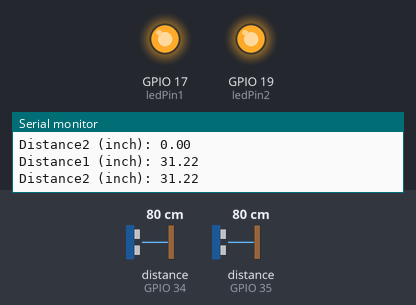
A sketch run on a simulated ESP32. On the bench: output pins drawn as LEDs (lit = HIGH), the last lines printed to the serial monitor. Wiring (inferred from the names in the program): ultrasonic range finder: trigger GPIO 27; echo GPIO 34. The test bench sets the inputs (shaded band); at power-on: distance to the obstacle (sensors on GPIO 34, GPIO 35) 80 cm. The echo pulse lasts 58.3 µs per cm; pins used as bus, display or sensor lines are not drawn.

Above: at 5.9 s.
6.0 s: distance to the obstacle (sensor on GPIO 34) set to 92 cm
At 11.1 s:
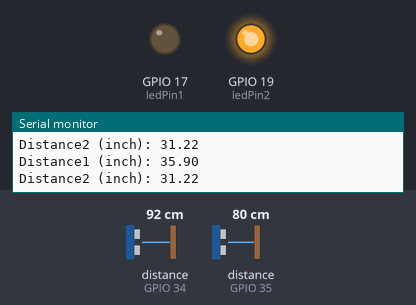
12.1 s: distance to the obstacle (sensor on GPIO 35) set to 91 cm
At 16.6 s:
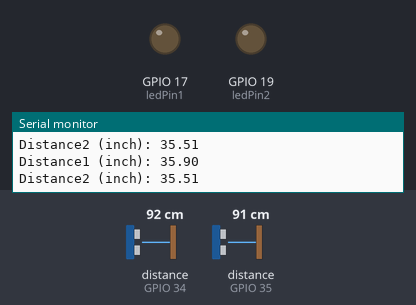
18.2 s: distance to the obstacle (sensor on GPIO 34) set to 2 cm
At 19.1 s:
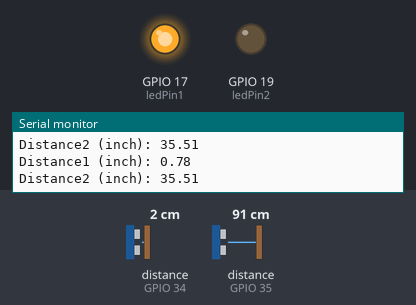
24.3 s: distance to the obstacle (sensor on GPIO 34) set to 120 cm
At 28.8 s:
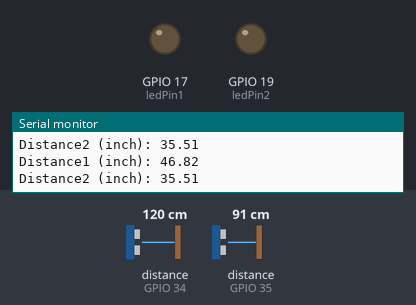
30.4 s: distance to the obstacle (sensor on GPIO 34) set to 4 cm
At 31.8 s:
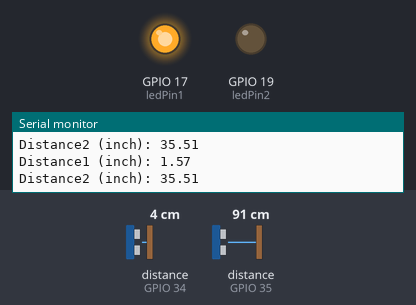
Timing chart, 0 to 33.4 s (numbered marks = the images above; inputs shaded):
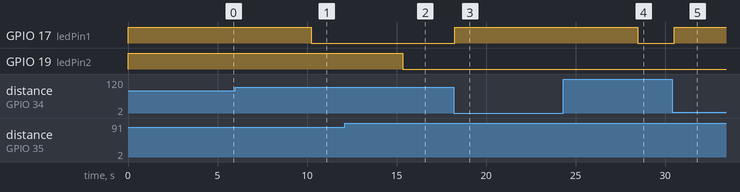

The sketch:

ultrasonic2.ino
```cpp
// (licence header left out)
//const int trigPin = 15;
//const int echoPin = 2;
//const int ledPin = 13;
const int trigPin1 = 27;
const int echoPin1 = 34;
const int ledPin1 = 17;
const int trigPin2 = 25;
const int echoPin2 = 35;
const int ledPin2 = 19;

//define sound speed in cm/uS
#define SOUND_SPEED 0.034
#define CM_TO_INCH 0.393701

//long duration;
//float distanceCm;
//float distanceInch;
long duration1;
float distanceCm1;
float distanceInch1;
long duration2;
float distanceCm2;
float distanceInch2;

void setup() {
  Serial.begin(115200); // Starts the serial communication
  //pinMode(trigPin, OUTPUT); // Sets the trigPin as an Output
  //pinMode(echoPin, INPUT); // Sets the echoPin as an Input
  //pinMode(ledPin, OUTPUT); //Sets the LED as an Output
  pinMode(trigPin1, OUTPUT); // Sets the trigPin as an Output
  pinMode(echoPin1, INPUT); // Sets the echoPin as an Input
  pinMode(ledPin1, OUTPUT); //Sets the LED as an Output
  pinMode(trigPin2, OUTPUT); // Sets the trigPin as an Output
  pinMode(echoPin2, INPUT); // Sets the echoPin as an Input
  pinMode(ledPin2, OUTPUT); //Sets the LED as an Output
}

void loop() {
  digitalWrite(trigPin1, LOW);// Clears the trigPin
  delayMicroseconds(2);
  // Sets the trigPin on HIGH state for 10 micro seconds
  digitalWrite(trigPin1, HIGH);
  delayMicroseconds(10);
  digitalWrite(trigPin1, LOW);
  duration1 = pulseIn(echoPin1, HIGH);
  distanceCm1 = duration1 * SOUND_SPEED/2;

  // Convert to inches
  //distanceInch = distanceCm * CM_TO_INCH;
  distanceInch1 = distanceCm1 * CM_TO_INCH;
  Serial.print("Distance1 (inch): ");
  Serial.println(distanceInch1);
  Serial.print("Distance2 (inch): ");
  Serial.println(distanceInch2);

  if (distanceInch1 < 34 and distanceInch2 > 34) {
    digitalWrite(ledPin1, HIGH);
    digitalWrite(ledPin2, LOW);
    delay(5000);
  }
  else if (distanceInch2 < 34 and distanceInch1 > 34) {
    digitalWrite(ledPin2, HIGH);
    digitalWrite(ledPin1, LOW);
    delay(5000);
  }
  else if (distanceInch1 < 34 and distanceInch2 < 34) {
    digitalWrite(ledPin1, HIGH);
    digitalWrite(ledPin2, HIGH);
    delay(5000);
  }
  else {
    digitalWrite(ledPin1, LOW);
    digitalWrite(ledPin2, LOW);
  }

  delay(100);
  test();
}

void test()
{
  digitalWrite(trigPin2, LOW);// Clears the trigPin
  delayMicroseconds(2);
  digitalWrite(trigPin2, HIGH);
  delayMicroseconds(10);
  digitalWrite(trigPin2, LOW);
  // Reads the echoPin, returns the sound wave travel time in microseconds
  duration2 = pulseIn(echoPin2, HIGH);
  distanceCm2 = duration2 * SOUND_SPEED/2;
  distanceInch2 = distanceCm2 * CM_TO_INCH;
}
```

Measured:
- the behaviour switches between 87 and 88 cm on distance to the obstacle (sensor on GPIO 34) (found by bisection; images 0 and 1)
- the behaviour switches between 87 and 88 cm on distance to the obstacle (sensor on GPIO 35) (found by bisection; images 1 and 2)
- after the input at 6.0 s, GPIO 17 (ledPin1): HIGH → LOW after 4.2 s
- after the input at 12.1 s, GPIO 19 (ledPin2): HIGH → LOW after 3.2 s
- after the input at 18.2 s, GPIO 17 (ledPin1): LOW → HIGH after 0.05 s
- after the input at 24.3 s, GPIO 17 (ledPin1): HIGH → LOW after 4.2 s
- after the input at 30.4 s, GPIO 17 (ledPin1): LOW → HIGH after 0.11 s
